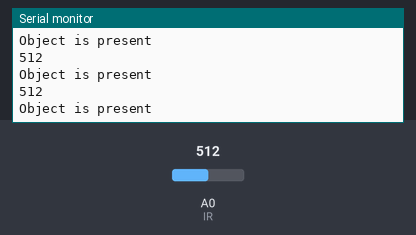
The sketch below on a simulated ESP8266 (NodeMCU). Parts: the last lines printed to the serial monitor. Inputs (shaded band) come from the test bench; at power-on: A0 (IR) = 512. WiFi joins after 1.5 s; servers stay silent unless stated.

Above: at 3.0 s.
3.1 s: A0 (IR) set to 109
At 4.1 s:
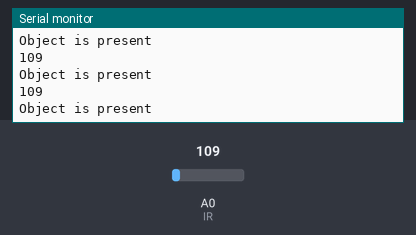
6.1 s: A0 (IR) set to 89
At 6.6 s:
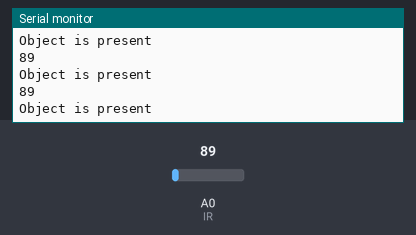
Timing chart, 0 to 9.1 s (numbered marks = the images above; inputs shaded):
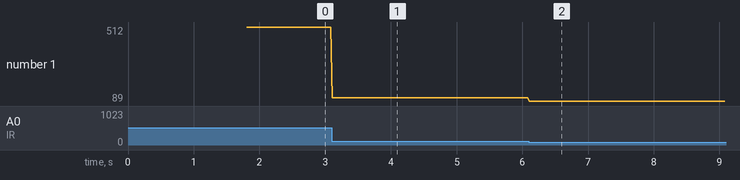

The sketch:

IR_sensor.ino
```cpp
#define BLYNK_PRINT Serial
#include <ESP8266WiFi.h>
#include <BlynkSimpleEsp8266.h>


char auth[] = "JV40IBwZj3rvC-T-41Qkgkl4mpWmfR0S";
char ssid[] = "Ram";
char pass[] = "0123456789";


#define IR A0
int ir;
void setup() {
Serial.begin(9600);
pinMode(IR, INPUT);
Blynk.begin(auth, ssid, pass);
}
void loop() {
ir = analogRead(IR);
Serial.println(ir);
if(ir <= 900)
{
 Serial.println("Object is present");
 Blynk.notify("Something is present");
}
else if (ir == 0)
{
 Serial.println("Empty");
}

Blynk.run();
}
```

Measured:
- after the input at 3.1 s, the serial monitor: prints a new line at once (image 1)
- after the input at 6.1 s, the serial monitor: prints a new line at once (image 2)
- plotted number 1: 512 → 109 after the input at 3.1 s, 109 → 89 after the input at 6.1 s
